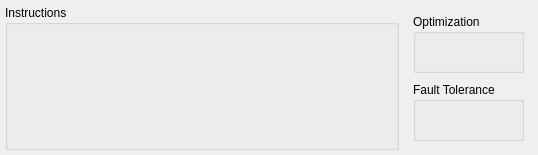
         <widget class="QWidget" name="tab" >
          <attribute name="title" >
           <string>General</string>
          </attribute>
          <layout class="QHBoxLayout" >
           <property name="margin" >
            <number>5</number>
           </property>
           <property name="spacing" >
            <number>5</number>
           </property>
           <item>
            <widget class="QGroupBox" name="groupBox_10" >
             <property name="title" >
              <string>Instructions</string>
             </property>
             <property name="lineWidth" stdset="0" >
              <number>1</number>
             </property>
             <layout class="QVBoxLayout" >
              <property name="margin" >
               <number>9</number>
              </property>
              <property name="spacing" >
               <number>9</number>
              </property>
              <item>
               <widget class="MdtGui::LabeledCheckbox" name="C_USE_BARREL" >
                <property name="TclProc" >
                  <string>gui_use_barrel</string>
                </property>
                <property name="Label" >
                 <string>Enable Barrel Shifter</string>
                </property>
                <property name="LabelTooltip" >
                 <string>&lt;qt>Enable a hardware barrel shifter in MicroBlaze.  This parameter enables the instructions bsrl, bsra, bsll, bsrli, bsrai, and bslli.  Enabling the barrel shifter can dramatically improve the performance of an application, but will increase the size of the processor.  The compiler will automatically use the barrel shift instructions if this parameter is enabled.&lt;/qt></string>
                </property>
                <property name="Key" >
                 <string>C_USE_BARREL</string>
                </property>
                <property name="Hidden" >
                 <bool>false</bool>
                </property>
               </widget>
              </item>
              <item>
               <widget class="MdtGui::LabeledCombobox" name="C_USE_FPU" >
                <property name="TclProc" >
                  <string>gui_use_fpu</string>
                </property>
                <property name="Label" >
                 <string>Enable Floating Point Unit</string>
                </property>
                <property name="LabelTooltip" >
                 <string>&lt;qt> Enable a single-precision floating point unit based on the IEEE-754 standard.  Using the FPU will significantly improve the single-precision floating point performance of the application and significantly increase the size of MicroBlaze.  Setting this parameter to BASIC enables the instructions fadd, frsub, fmul, fdiv, and fcmp.  Setting it to EXTENDED also enables the instructions flt, fint, and fsqrt.  The compiler will automatically use the FPU instructions corresponding to the setting of this parameter. &lt;/qt></string>
                </property>
                <property name="Key" >
                 <string>C_USE_FPU</string>
                </property>
               </widget>
              </item>
              <item>
               <widget class="MdtGui::LabeledCombobox" name="C_USE_HW_MUL" >
                <property name="TclProc" >
                  <string>gui_use_hw_mul</string>
                </property>
                <property name="Label" >
                 <string>Enable Integer Multiplier</string>
                </property>
                <property name="LabelTooltip" >
                 <string>&lt;qt> Enable a hardware integer multiplier in MicroBlaze.  This parameter enables the instructions mul and muli when set to MUL32.  The additional instructions mulh, mulhu and mulhsu for 64-bit multiplication are also enabled when set to MUL64. This parameter can be set to NONE to free up MUL or DSP48 primitives in the device for other uses.  Setting this parameter to NONE has a minor effect on the area of MicroBlaze.  The compiler will automatically use the mul instructions if this parameter is enabled.&lt;/qt></string>
                </property>
                <property name="Key" >
                 <string>C_USE_HW_MUL</string>
                </property>
               </widget>
              </item>
              <item>
               <widget class="MdtGui::LabeledCheckbox" name="C_USE_DIV" >
                <property name="TclProc" >
                  <string>gui_use_div</string>
                </property>
                <property name="Label" >
                 <string>Enable Integer Divider</string>
                </property>
                <property name="LabelTooltip" >
                 <string>&lt;qt>Enable a hardware integer divider in MicroBlaze.   This parameter enables the instructions idiv and idivu.  This parameter can be enabled to improve the performance of an application that performs integer division, but will increase the size of the processor.  The compiler will automatically use the idiv instructions if this parameter is enabled.&lt;/qt></string>
                </property>
                <property name="Key" >
                 <string>C_USE_DIV</string>
                </property>
               </widget>
              </item>
              <item>
               <widget class="MdtGui::LabeledCheckbox" name="C_USE_MSR_INSTR" >
                <property name="TclProc" >
                  <string>gui_use_msr_instr</string>
                </property>
                <property name="enabled" >
                 <bool>true</bool>
                </property>
                <property name="Label" >
                 <string>Enable Additional Machine Status Register Instructions</string>
                </property>
                <property name="LabelTooltip" >
                 <string>&lt;qt>Enable additional machine status register instructions for setting and clearing bits in the MSR.  This parameter enables the instructions msrset and msrclr.  Enabling this parameter will improve the performance of changing bits in the MSR.&lt;/qt></string>
                </property>
                <property name="Key" >
                 <string>C_USE_MSR_INSTR</string>
                </property>
               </widget>
              </item>
              <item>
               <widget class="MdtGui::LabeledCheckbox" name="C_USE_PCMP_INSTR" >
                <property name="TclProc" >
                  <string>gui_use_pcmp_instr</string>
                </property>
                <property name="enabled" >
                 <bool>true</bool>
                </property>
                <property name="Label" >
                 <string>Enable Pattern Comparator</string>
                </property>
                <property name="LabelTooltip" >
                 <string>&lt;qt>Enable pattern compare instructions pcmpbf, pcmpeq, and pcmpne.  The pattern compare byte find (pcmpbf) instruction returns the position of the first byte that matches between two words and improves the performance of string and pattern matching operations.  The pcmpbf instruction is automatically used by the Xilinx Embedded Development Kit (EDK) libraries if this parameter is enabled.  The pcmpeq and pcmpne instructions return 1 or 0 based on the equality of the two words.  These instructions improve the performance of setting flags and are automatically used by the compiler.&lt;br>&lt;br>Also enable count leading zeros instruction, clz.  The clz instruction can be used to improve performance of priority decoding, normalization, etc.&lt;/qt></string>
                </property>
                <property name="Key" >
                 <string>C_USE_PCMP_INSTR</string>
                </property>
               </widget>
              </item>
              <item>
               <widget class="MdtGui::LabeledCheckbox" name="C_USE_EXTENDED_FSL_INSTR" >
                <property name="TclProc" >
                  <string>gui_use_extended_fsl_instr</string>
                </property>
                <property name="enabled" >
                 <bool>true</bool>
                </property>
                <property name="Label" >
                 <string>Enable Additional Stream Instructions</string>
                </property>
                <property name="LabelTooltip" >
                 <string>&lt;qt>Enable additional stream instructions.  These instructions provide additional functionality when using stream links, either Fast Simplex Link (FSL) or Advanced eXtensible Interface (AXI), including dynamic access instructions GETD and PUTD that use registers to select the interface.  The instructions are also extended with variants that provide: &lt;ul>&lt;li>Atomic GET, GETD, PUT and PUTD instructions.&lt;li>Test-only GET and GETD instructions.&lt;li>GET and GETD instructions that generate a stream exception if the control bit is not set. The stream exception must also be enabled to use these instructions.&lt;/ul>At least one stream link must be select to use these instructions.&lt;/qt></string>
                </property>
                <property name="Key" >
                 <string>C_USE_EXTENDED_FSL_INSTR</string>
                </property>
               </widget>
              </item>
              <item>
               <spacer>
                <property name="orientation" >
                 <enum>Qt::Vertical</enum>
                </property>
                <property name="sizeType" >
                 <enum>QSizePolicy::Expanding</enum>
                </property>
                <property name="sizeHint" >
                 <size>
                  <width>370</width>
                  <height>50</height>
                 </size>
                </property>
               </spacer>
              </item>
             </layout>
            </widget>
           </item>

           <item>
            <layout class="QVBoxLayout" >
             <property name="margin" >
              <number>9</number>
             </property>
             <property name="spacing" >
              <number>9</number>
             </property>
             <item>
              <widget class="QGroupBox" name="groupBox_11" >
               <property name="title" >
                <string>Optimization</string>
               </property>
               <property name="lineWidth" stdset="0" >
                <number>1</number>
               </property>
               <layout class="QVBoxLayout" >
                <property name="margin" >
                 <number>9</number>
                </property>
                <property name="spacing" >
                 <number>9</number>
                </property>
                <item>
                 <widget class="MdtGui::LabeledCheckbox" name="C_AREA_OPTIMIZED" >
                  <property name="TclProc" >
                    <string>gui_area_optimized</string>
                  </property>
                  <property name="Label" >
                   <string>Select implementation to optimize area (with lower instruction throughput)</string>
                  </property>
                  <property name="LabelTooltip" >
                   <string>&lt;qt>Enable area optimized MicroBlaze.   When this parameter is set, the implementation is selected to optimize area, in particular by reducing the pipeline from five stages to three.  It is recommended to enable area optimization on architectures with limited resources, such as Spartan. However, if performance is critical, this parameter should not be set, since then some instructions will require additional clock cycles to execute.&lt;br>&lt;br>Note that the Memory Management Unit (MMU), Branch Target Cache, Instruction Cache Streams, Instruction Cache Victims, and Data Cache Victims are not available when this parameter is set.&lt;/qt></string>
                  </property>
                  <property name="Key" >
                   <string>C_AREA_OPTIMIZED</string>
                  </property>
                 </widget>
                </item>
                <item>
                 <widget class="MdtGui::LabeledCheckbox" name="C_USE_BRANCH_TARGET_CACHE" >
                  <property name="TclProc" >
                    <string>gui_use_btc</string>
                  </property>
                  <property name="Label" >
                   <string>Enable Branch Target Cache</string>
                  </property>
                  <property name="LabelTooltip" >
                   <string>&lt;qt>Enable Branch Target Cache in MicroBlaze.  When this parameter is set, the branch target cache is implemented, which improves branch performance by predicting conditional branches and caching branch targets.&lt;br>&lt;br>Note that to be able to use the Branch Target Cache, area optimization must not be enabled.&lt;/qt></string>
                  </property>
                  <property name="Key" >
                   <string>C_USE_BRANCH_TARGET_CACHE</string>
                  </property>
                 </widget>
                </item>
                <item>
                 <widget class="MdtGui::LabeledCombobox" name="C_BRANCH_TARGET_CACHE_SIZE" >
                  <property name="TclProc" >
                    <string>gui_btc_size</string>
                  </property>
                  <property name="Label" >
                   <string>Branch Target Cache Size</string>
                  </property>
                  <property name="LabelTooltip" >
                   <string>&lt;qt>This parameter specifies the Branch Target Cache size.  The DEFAULT value, which uses one Block RAM, gives 1024 cache entries in Virtex-5, Virtex-6 or Series 7, and 512 in all other architectures.  This value is recommended, unless Block RAM use must be avoided or further performance increase is desired.  Values from 8 to 64 entries are implemented with Distributed RAM, and values from 512 to 2048 entries use Block RAM.&lt;/qt></string>
                  </property>
                  <property name="Key" >
                   <string>C_BRANCH_TARGET_CACHE_SIZE</string>
                  </property>
                 </widget>
                </item>
               </layout>
              </widget>
             </item>

             <item>
              <widget class="QGroupBox" name="groupBox_12" >
               <property name="title" >
                <string>Fault Tolerance</string>
               </property>
               <property name="lineWidth" stdset="0" >
                <number>1</number>
               </property>
               <layout class="QVBoxLayout" >
                <property name="margin" >
                 <number>9</number>
                </property>
                <property name="spacing" >
                 <number>9</number>
                </property>
                <item>
                 <widget class="MdtGui::LabeledCheckbox" name="C_FAULT_TOLERANT" >
                  <property name="TclProc" >
                    <string>gui_fault_tolerant</string>
                  </property>
                  <property name="XButtonTclProc" stdset="0">
                   <string>gui_xbutton_fault_tolerant</string>
                  </property>
                  <property name="Label" >
                   <string>Enable Fault Tolerance Support</string>
                  </property>
                  <property name="LabelTooltip" >
                   <string>&lt;qt>When fault tolerance support is enabled, MicroBlaze protects internal Block RAM with parity, and supports Error Correcting Codes (ECC) in LMB Block RAM, including exception handling of ECC errors. This prevents a bit flip in Block RAM from affecting the processor function.&lt;ul>&lt;li>If this value is auto computed by XPS (by not overriding it), fault tolerance is automatically enabled in MicroBlaze when ECC is enabled in connected LMB BRAM controllers.&lt;li>If fault tolerance is explicitly enabled here, ECC is automatically enabled in connected LMB BRAM controllers.&lt;li>If fault tolerance is explicitly disabled here, ECC in connected LMB BRAM controllers is not affected.&lt;/ul>
By enabling fault tolerance, Instruction Bus Exception and Data Bus Exception for LMB are also enabled.&lt;br>&lt;br>
Note that fault tolerance is not available with write-back data cache.&lt;/qt></string>
                  </property>
                  <property name="Key" >
                   <string>C_FAULT_TOLERANT</string>
                  </property>
                  <property name="Hidden" >
                   <bool>false</bool>
                  </property>
                 </widget>
                </item>
                <item>
                 <spacer>
                  <property name="orientation" >
                   <enum>Qt::Vertical</enum>
                  </property>
                  <property name="sizeType" >
                   <enum>QSizePolicy::Expanding</enum>
                  </property>
                  <property name="sizeHint" >
                   <size>
                    <width>10</width>
                    <height>10</height>
                   </size>
                  </property>
                 </spacer>
                </item>
               </layout>
              </widget>
             </item>
            </layout>
           </item>
          </layout>
         </widget>
